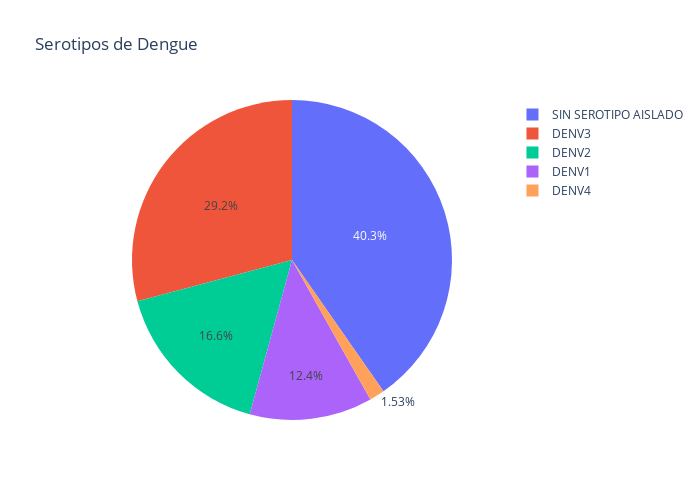

The notebook cell saved with this chart:
### Code cell
import plotly.express as px
fig = px.pie(df_pcr, values='Frecuencia', names = 'Descripcion_pcr', title = 'Serotipos de Dengue')
fig.update_layout(
    width=700,
    height=500,
)
fig.show()

### Figure 1 — Plotly figure (JSON) as saved in the notebook; plotly's stock layout.template omitted (floating-point values rounded to 4 significant figures)
{"data": [{"domain": {"x": [0, 1], "y": [0, 1]}, "hovertemplate": "Descripcion_pcr=%{label}<br>Frecuencia=%{value}<extra></extra>", "labels": ["DENV1", "DENV2", "DENV3", "DENV4", "SIN SEROTIPO AISLADO"], "legendgroup": "", "name": "", "showlegend": true, "type": "pie", "values": [1054, 1409, 2477, 130, 3425]}], "layout": {"height": 500, "legend": {"tracegroupgap": 0}, "title": {"text": "Serotipos de Dengue"}, "width": 700}}
